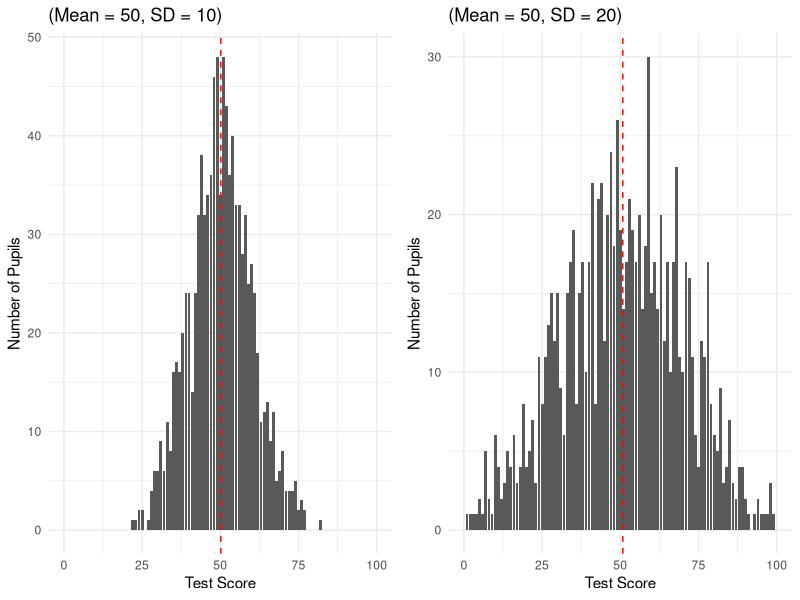

The R source for this figure:
library(ggplot2)
library(dplyr)
library(gridExtra)

# Sample sizes
n <- 1000

# Generate data
set.seed(123)
scores_sd10 <- rnorm(n, mean = 50, sd = 10)
scores_sd20 <- rnorm(n, mean = 50, sd = 20)

# Create data frames
data_sd10 <- data.frame(score = pmax(pmin(round(scores_sd10), 100), 0))
data_sd20 <- data.frame(score = pmax(pmin(round(scores_sd20), 100), 0))

# Plot for SD = 10
plot_sd10 <- ggplot(data_sd10, aes(x = score)) +
  geom_bar() +
  labs(title = "(Mean = 50, SD = 10)", x = "Test Score", y = "Number of Pupils") +
  theme_minimal() +
  xlim(0, 100) +
  geom_vline(xintercept = mean(data_sd10$score), color = "red", linetype = "dashed")

# Plot for SD = 20
plot_sd20 <- ggplot(data_sd20, aes(x = score)) +
  geom_bar() +
  labs(title = "(Mean = 50, SD = 20)", x = "Test Score", y = "Number of Pupils") +
  theme_minimal() +
  xlim(0, 100) +
  geom_vline(xintercept = mean(data_sd20$score), color = "red", linetype = "dashed")

# Save plots side-by-side in a .png file
grid.arrange(plot_sd10, plot_sd20, ncol = 2)

### 

library(flextable)

# Sample sizes for each school
n <- 40

# Generate data with specified means and standard deviations
set.seed(123)
scores_A <- rnorm(n, mean = 50, sd = 10)
scores_B <- rnorm(n, mean = 60, sd = 10)
scores_C <- rnorm(n, mean = 70, sd = 30)
scores_D <- rnorm(n, mean = 70, sd = 10)

# Create data frame
data <- data.frame(
  score = c(scores_A, scores_B, scores_C, scores_D),
  school = factor(rep(c("A", "B", "C", "D"), each = n))
)

# Clamp scores to [0, 100]
data$score <- pmax(pmin(round(data$score), 100), 0)

# Calculate means and confidence intervals, to 2 dp
summary_data <- data %>%
  group_by(school) %>%
  summarise(
    mean_score = round(mean(score), 2),
    sd = round(sd(score), 2),
    ci_low = round(mean_score - (sd / sqrt(n)) * qt(0.975, n - 1), 2),
    ci_high = round(mean_score + (sd / sqrt(n)) * qt(0.975, n - 1), 2)
  )

# Create APA-style table using flextable
flex_table <- summary_data %>%
  flextable() %>%
  set_caption("Descriptive statistics for test scores by school") %>%
  set_header_labels(
    school = "School",
    mean_score = "Mean",
    sd = "SD",
    ci_low = "95% CI Low",
    ci_high = "95% CI High"
  ) %>%
  theme_booktabs()

# Print the table to view it
flex_table
